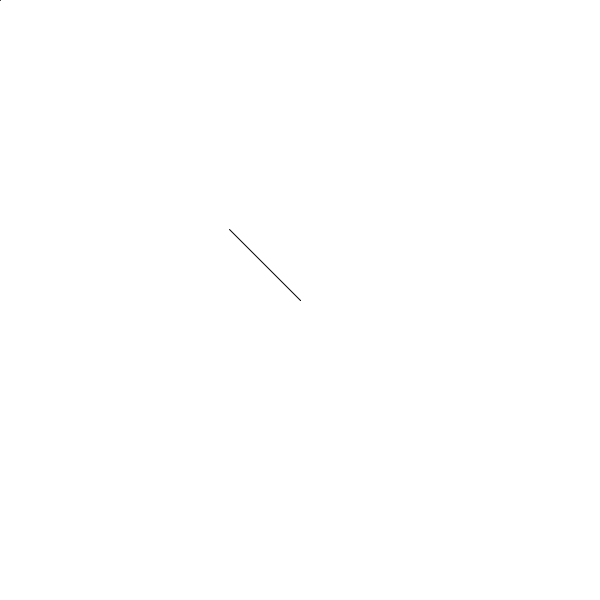
Frame 1 (no input)
Frame 60 (the mouse pressed at the canvas centre just before this capture): identical to frame 1, image omitted
Frame 120 (the mouse held since frame 60 and released just before this capture): blank canvas, image omitted

The Processing sketch that drew this single still picture (run headless with seeded random() and noise(); from frame 60 on, the mouse is pressed at the canvas centre):

// Processing sketch: mouseVector
// ── mouseVector.pde
void setup(){
  size(600, 600);
}

void draw(){
  background(255);
  
  PVector mouse = new PVector(mouseX, mouseY);
  PVector center = new PVector(width/2, height/2);
  
  point(center.x, center.y);
  point(mouse.x, mouse.y);
  
  mouse.sub(center);
  mouse.normalize();
  mouse.mult(100);
  
  translate(width/2, height/2);
  line(0, 0, mouse.x, mouse.y);
}
